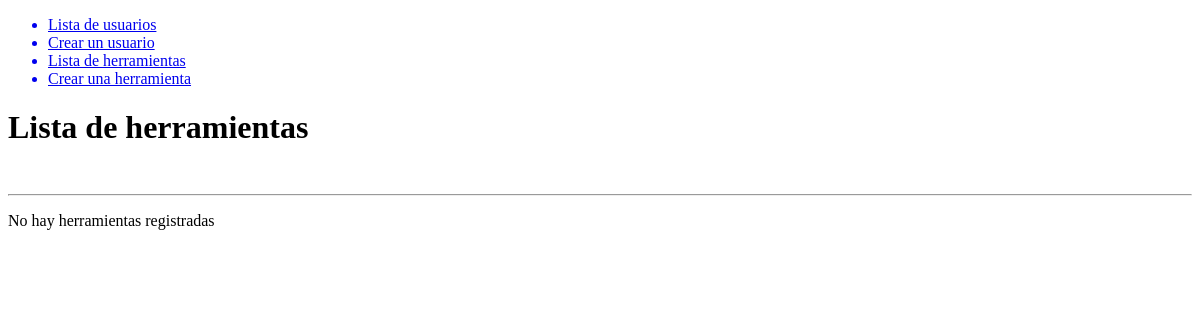
Before: /tools/ with the older database file.
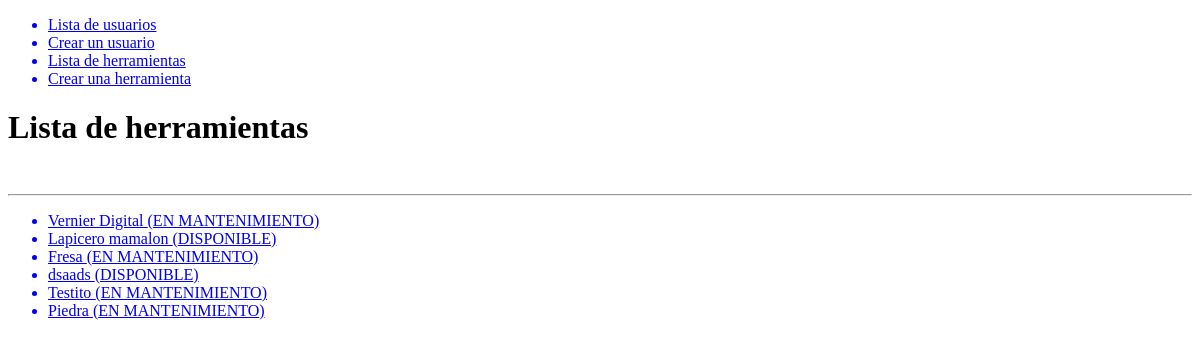
After: the same page with the newer database file.
### tools/models.py (models this page shows, shortened)
class Tool(models.Model):
    name = models.CharField(max_length=140)
    serial_number = models.CharField(max_length=140)
    model = models.CharField(max_length=140)
    has_been_in_mainteance = models.BooleanField(default=False)
    mainteance_date = models.DateField(blank=True, null=True)
    is_in_maintain = models.BooleanField(default=False)
    specifications = models.TextField(blank=True, null=True)
    has_tracker = models.BooleanField(default=False)
    tracker_id = models.CharField(max_length=30, blank=True, null=True)

### tools/views.py (the view)
# urls.py: path('', ListTools, name='list'),
def ListTools(request):
    tools = Tool.objects.all()
    template_name = 'tools/list.html'
    context = {
        'tools': tools
    }
    return render(request, template_name, context)

### tools/templates/tools/list.html
{% extends 'base.html' %}
{% block content %}
<h1>Lista de herramientas</h1>
<br>
<hr>
{% if tools|length > 0 %}
    <ul>
        {% for tool in tools %}
            <a href="{% url 'tools:detail' tool.id %}">
                <li>{{ tool.name }} ({% if tool.is_in_maintain %}EN MANTENIMIENTO{% else %}DISPONIBLE{% endif %})</li>
            </a>
        {% endfor %}
    </ul>
{% else %}
    <p>No hay herramientas registradas</p>
{% endif %}
{% endblock content %}

Changed rows visible on the page:
added Tool: name "Vernier Digital", is_in_maintain "EN MANTENIMIENTO"
added Tool: name "Lapicero mamalon", is_in_maintain "DISPONIBLE"
added Tool: name "Fresa", is_in_maintain "EN MANTENIMIENTO"
added Tool: name "dsaads", is_in_maintain "DISPONIBLE"
added Tool: name "Testito", is_in_maintain "EN MANTENIMIENTO"
added Tool: name "Piedra", is_in_maintain "EN MANTENIMIENTO"
Other visible differences:
text no longer shown: "No hay herramientas registradas"
